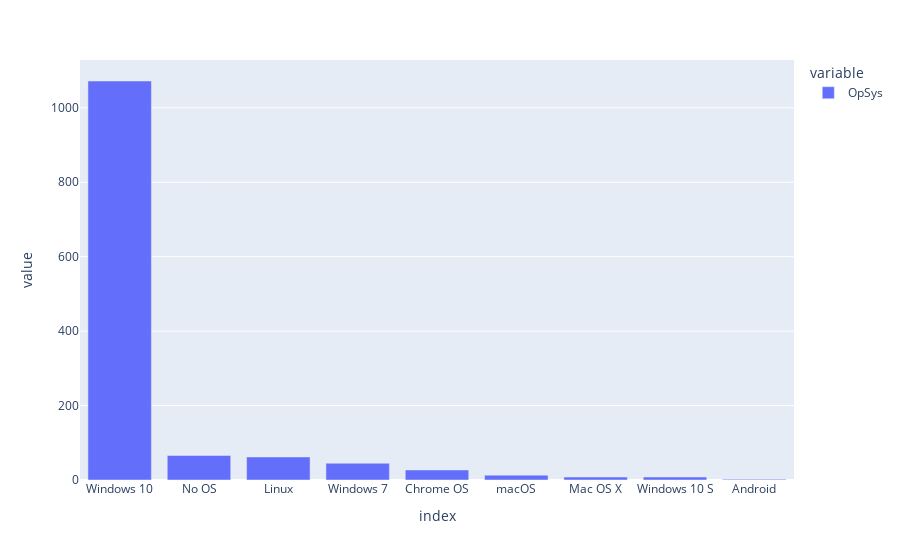

Notebook code for this chart:
### Code cell
px.bar(lap_price.OpSys.value_counts())

### Figure 1 — Plotly figure (JSON) as saved in the notebook; plotly's stock layout.template omitted (floating-point values rounded to 4 significant figures)
{"data": [{"alignmentgroup": "True", "hovertemplate": "variable=OpSys<br>index=%{x}<br>value=%{y}<extra></extra>", "legendgroup": "OpSys", "marker": {"color": "#636efa", "pattern": {"shape": ""}}, "name": "OpSys", "offsetgroup": "OpSys", "orientation": "v", "showlegend": true, "textposition": "auto", "type": "bar", "x": ["Windows 10", "No OS", "Linux", "Windows 7", "Chrome OS", "macOS", "Mac OS X", "Windows 10 S", "Android"], "xaxis": "x", "y": [1072, 66, 62, 45, 27, 13, 8, 8, 2], "yaxis": "y"}], "layout": {"barmode": "relative", "legend": {"title": {"text": "variable"}, "tracegroupgap": 0}, "margin": {"t": 60}, "xaxis": {"anchor": "y", "domain": [0, 1], "title": {"text": "index"}}, "yaxis": {"anchor": "x", "domain": [0, 1], "title": {"text": "value"}}}}
